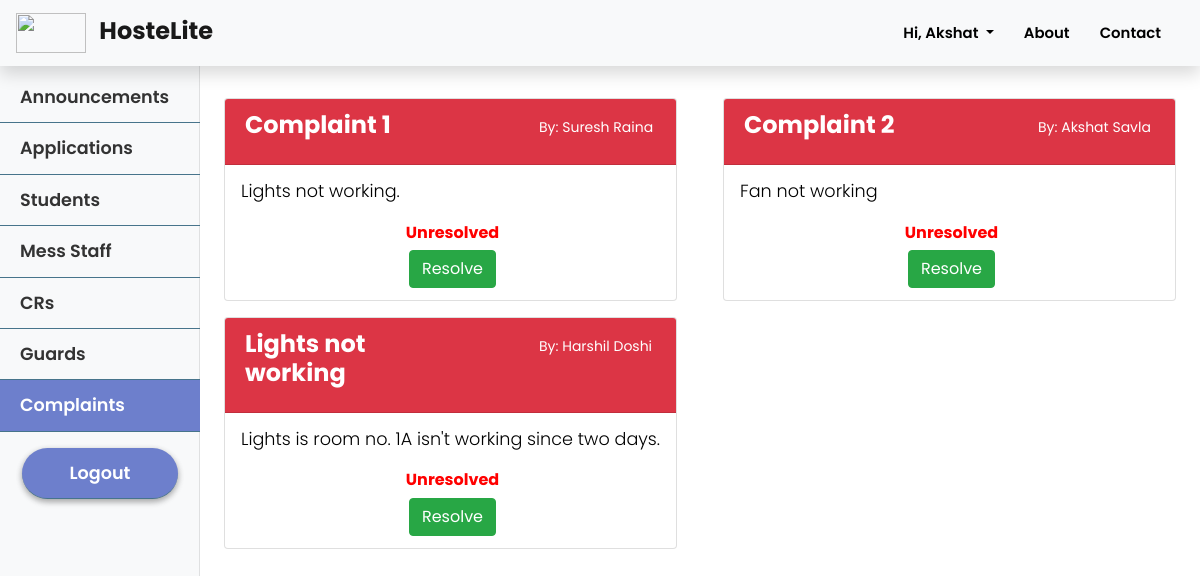
The app's page /admin/complaints (signed in) with its own data.
### hostelmanagement/models.py (models this page shows, shortened)
class User(db.Model, UserMixin):
    id = db.Column(db.Integer, primary_key=True)
    college_id = db.Column(db.String(9), unique=True, nullable=False)
    firstname = db.Column(db.String(20), nullable=False)
    lastname = db.Column(db.String(20), nullable=False)
    email = db.Column(db.String(120), unique=True, nullable=False)
    password = db.Column(db.String(60), nullable=False)
    phone = db.Column(db.String(10), unique=True, nullable=False)
    address = db.Column(db.Text, nullable=False)
    course = db.Column(db.String(20),nullable=True)
    department = db.Column(db.String(20), nullable=True)
    user_type = db.Column(db.Integer, nullable = False, default=1)
    room_no = db.Column(db.Integer, nullable = True)
    announcements = db.relationship('Announcement', backref='author', lazy=True)
    complaints = db.relationship('Complaint', backref='author', lazy=True)
    mess_menu = db.relationship('MessMenu', backref='author', lazy=True)
    courier = db.relationship('Courier', backref='user', lazy=True)
    exitentry = db.relationship('ExitEntry', backref='user', lazy=True)
    visitor = db.relationship('Visitor', backref='user', lazy=True)

class Complaint(db.Model):
    id = db.Column(db.Integer, primary_key=True)
    title = db.Column(db.String(100), nullable=False)
    date_posted = db.Column(db.DateTime, nullable=False, default=datetime.utcnow)
    content = db.Column(db.Text, nullable=False)
    user_id = db.Column(db.Integer, db.ForeignKey('user.id'), nullable=False)
    status = db.Column(db.String(20), nullable=False, default="Unresolved")
    answers = db.relationship('Answer', backref = 'complaint', lazy = True)

### hostelmanagement/routes.py (the view)
@app.route("/admin/complaints", methods=['GET','POST'])
@login_required
def complaint_list():
    complaints = Complaint.query.all()
    return render_template('admin/complaint_list.html', title='Complaints', complaints=complaints)

### hostelmanagement/models.py (called while the page is built)
@login_manager.user_loader
def load_user(user_id):
    return User.query.get(int(user_id))

### hostelmanagement/templates/admin/complaint_list.html (shortened to what this page needs)
{% extends 'admin/admin_layout.html' %}
{% block admin_complaints %}active{% endblock %}
{% block admin_content %}
<div class="card-deck grid">
    {% for complaint in complaints %}
        <div class="card">
            {% if complaint.status=='Unresolved' %}
                <div class="card-header bg-danger">
                    <div class="article-metadata row justify-content-between">
                        <div class="col-md-6">
                            <h4 class="card-title text-white font-weight-bold">{{ complaint.title }}</h4>
                        </div>
                        <div class="col-md-4 mt-1">
                            <small class="text-white" style="font-size: 14px;">By: {{ complaint.author.firstname }} {{complaint.author.lastname}}</small>
                        </div>
                    </div>
                </div>
                <div class="card-body">
                    <p style="color:black;">{{complaint.content}}</p>
                    <h6 style="color:red; text-align: center; font-weight:bold;">{{ complaint.status }}</h6>
                    <div class="text-center">
                        <a class="btn btn-success" href="{{ url_for('complaint_status', complaints=complaint.id) }}">Resolve</a>
                    </div>
                </div>
            {% endif %}
        </div>
    {% endfor %}
</div>
{% endblock admin_content %}

### hostelmanagement/templates/layout.html (shortened to what this page needs)
<!DOCTYPE html>
<html>
<head>
    <link rel="stylesheet" href="https://cdn.jsdelivr.net/npm/bootstrap@4.5.3/dist/css/bootstrap.min.css">
    <link rel='stylesheet' href="{{ url_for('static', filename='style.css') }}">
    <link rel="stylesheet" href="https://use.fontawesome.com/releases/v5.8.1/css/all.css"
 />
</head>
<body>
    <section id="landingPage">
        <nav class="navbar sticky-top shadow navbar-expand-lg navbar-light bg-light">
            <a class="navbar-brand col-md-3 col-lg-2 mr-0 pl-0 pr-0" href="{{url_for('index')}}">
                <img src="https://cdn.logo.com/hotlink-ok/logo-social.png" width="70" height="40" class="d-inline-block align-top" alt="" loading="lazy">
                <strong class="pl-2 mt-2" style="font-size:1.2em;">HosteLite</strong>
            </a>
            <ul class='navbar-nav ml-auto mr-2'>
                {% if not current_user.is_authenticated %}
                    <li class="nav-item">
                        <a class="nav-link" href="{{ url_for('about') }}">About</a>
                    </li>
                    <li class="nav-item">
                        <a class="nav-link" href="{{ url_for('contact') }}">Contact</a>
                    </li>
                    <li class="nav-item">
                        <a class="nav-link" href="{{ url_for('login') }}">Log In</a>
                    </li>
                    <li class="nav-item">
                        <a class="nav-link toButton pl-15 pr-15" style="color: white; font-weight: 600" href="{{ url_for('application') }}">Apply Now</a>
                    </li>
                {% else %}
                    <li class="nav-item dropdown">
                        <a class="nav-link dropdown-toggle" href="#" id="navbarDropdown" role="button" data-toggle="dropdown" aria-haspopup="true" aria-expanded="false">
                            Hi, {{ current_user.firstname }}
                        </a>
                    </li>
                    <li class="nav-item">
                        <a class="nav-link" href="{{ url_for('about') }}">About</a>
                    </li>
                    <li class="nav-item">
                        <a class="nav-link" href="{{ url_for('contact') }}">Contact</a>
                    </li>
                {% endif %}
            </ul>
        </nav>
    </section>
    {% block content %}
    {% endblock %}
</body>
</html>

### hostelmanagement/static/style.css (style rules this page uses)
* { margin: 0; padding: 0; font-family: "Poppins", sans-serif; font-size: 16px; box-sizing: border-box; }
body { padding-top: 70px; overflow-x:hidden; scroll-behavior: smooth; }
#landingPage nav { position: fixed; width: 100%; opacity: 1; background-color: rgba(255, 255, 255); }
#landingPage nav ul a { font-size: 0.93em; font-weight: 600; text-decoration: none; padding: 10px 15px; text-align: center; color: #000; }
p { font-family: 'Poppins', sans-serif; font-size: 1.1em; font-weight: 300; line-height: 1.7em; color: #999; }
.grid { display: grid; grid-template-columns: repeat(2, 1fr); gap: 16px; margin-top: 20px; }
.card-body { padding: 0.75rem; padding-left: 1rem; }

### records on screen
User: firstname "Akshat"
Complaint: title "Complaint 1", author.firstname "Suresh", author.lastname "Raina", content "Lights not working.", status "Unresolved"
Complaint: title "Complaint 2", author.firstname "Akshat", author.lastname "Savla", content "Fan not working", status "Unresolved"
Complaint: title "Lights not working", author.firstname "Harshil", author.lastname "Doshi", content "Lights is room no. 1A isn't working since two days.", status "Unresolved"
